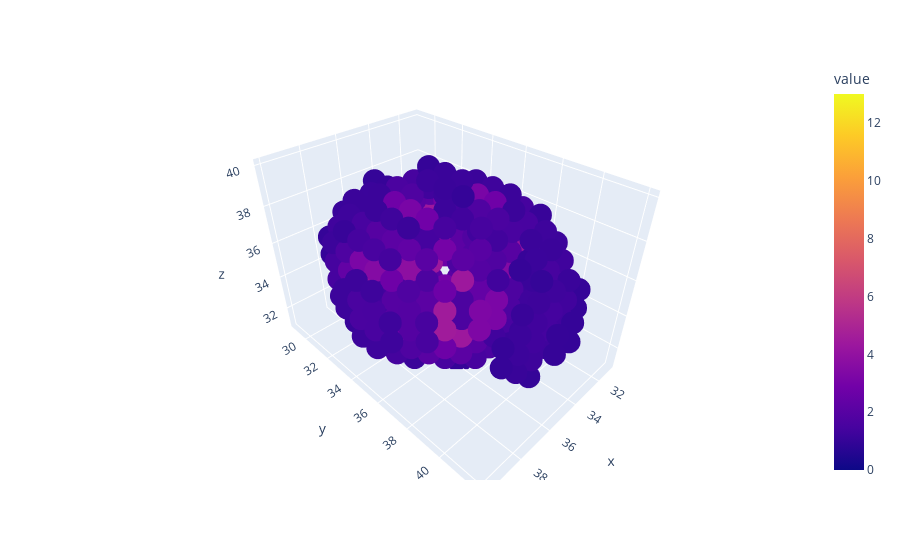

Write notebook code for a chart like this one.
### Code cell
frame = 0
index = 1
for i in range(inputs[index, frame].shape[0]):
    for j in range(inputs[index, frame].shape[1]):
        for k in range(inputs[index, frame].shape[2]):
            location_value.append([i, j, k, inputs[index, frame, i, j, k]])

df = pd.DataFrame(data = location_value, columns=['x', 'y', 'z', 'value'])

fig = px.scatter_3d(df[df['value'] > threshold], x='x', y='y', z='z', color='value', range_color = [0, 13])

fig.show()

### Figure 1 — Plotly figure (JSON) as saved in the notebook; plotly's stock layout.template omitted (floating-point values rounded to 4 significant figures; data arrays with more than 128 entries replaced by an {"elided": "..."} marker saying what was removed)
{"data": [{"hovertemplate": "x=%{x}<br>y=%{y}<br>z=%{z}<br>value=%{marker.color}<extra></extra>", "legendgroup": "", "marker": {"color": {"elided": "1680 float values"}, "coloraxis": "coloraxis", "symbol": "circle"}, "mode": "markers", "name": "", "scene": "scene", "showlegend": false, "type": "scatter3d", "x": {"elided": "1680 int values"}, "y": {"elided": "1680 int values"}, "z": {"elided": "1680 int values"}}], "layout": {"coloraxis": {"cmax": 13, "cmin": 0, "colorbar": {"title": {"text": "value"}}, "colorscale": [[0, "#0d0887"], [0.1111, "#46039f"], [0.2222, "#7201a8"], [0.3333, "#9c179e"], [0.4444, "#bd3786"], [0.5556, "#d8576b"], [0.6667, "#ed7953"], [0.7778, "#fb9f3a"], [0.8889, "#fdca26"], [1, "#f0f921"]]}, "legend": {"tracegroupgap": 0}, "margin": {"t": 60}, "scene": {"domain": {"x": [0, 1], "y": [0, 1]}, "xaxis": {"title": {"text": "x"}}, "yaxis": {"title": {"text": "y"}}, "zaxis": {"title": {"text": "z"}}}}}
